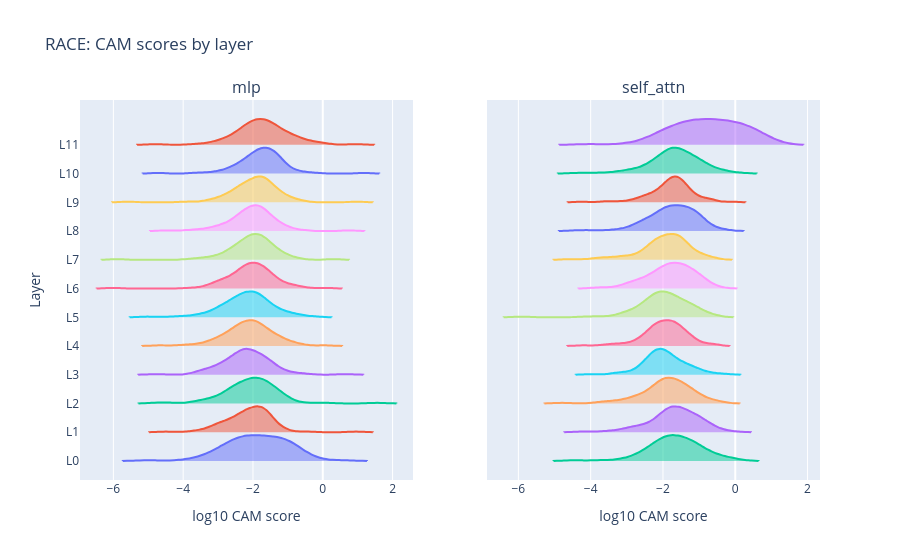

The notebook cell this image was saved under:
### Markdown cell above
## 3. Read the scores by layer

### Code cell
Plot(output_dir=OUTPUT_DIR)(results);
